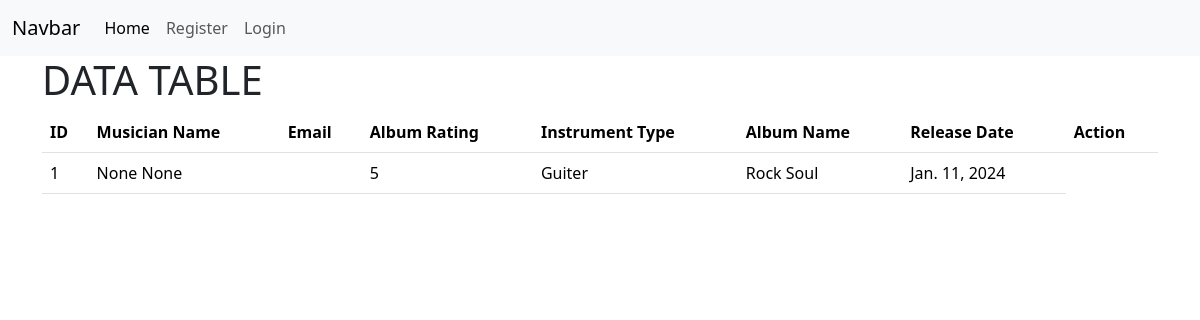
Before: / with the older database file.
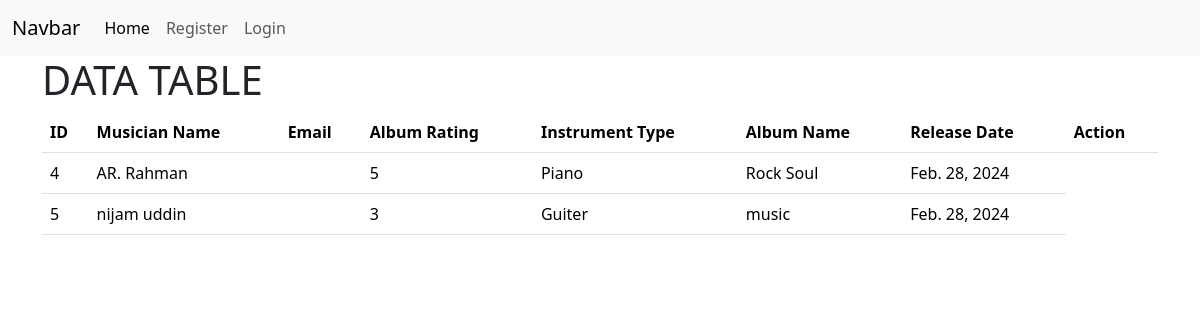
After: the same page with the newer database file.
### app/models.py (models this page shows, shortened)
class Album(models.Model):
    RATING_CHOICES = [
        (1, '1'),
        (2, '2'),
        (3, '3'),
        (4, '4'),
        (5, '5'),
    ]
    album_name = models.CharField( max_length=50)
    musician = models.ForeignKey(Musician, on_delete=models.CASCADE)
    release_date = models.DateField(default=date.today)
    rating = models.IntegerField(choices=RATING_CHOICES )

class Musician(models.Model):
    first_name = models.CharField(blank=True,null=True, max_length=50)
    last_name = models.CharField( blank=True,null=True,max_length=50)
    email= models.EmailField(blank=True,null=True, max_length=254)
    phone_number = models.IntegerField()
    instrument_type = models.CharField(max_length=50)

### app/views.py (the view)
# urls.py: path('',views.home,name="homepage"),
def home(req):
    albums = Album.objects.all()
    return render(req, 'home.html', {'album': albums})

### app/templates/home.html (shortened to what this page needs)
{% extends "base.html" %}
{% block body %}
    <div class="container m-auto">
        <h1>DATA TABLE</h1>
    {% if album %}
    <table class="table">
        <thead>
            <tr>
                <th scope="col">ID</th>
                <th scope="col">Musician Name</th>
                <th scope="col">Email</th>
                <th scope="col">Album Rating</th>
                <th scope="col">Instrument Type</th>
                <th scope="col">Album Name</th>
                <th scope="col">Release Date</th>
                <th scope="col">Action</th>
            </tr>
        </thead>
        <tbody>
      {% for data in album %}
    <tr>
      <td>{{data.musician.id}}</td>
      <td>{{ data.musician.first_name }} {{ data.musician.last_name }}</td>
      <td>{{data.musician.user.email}}</td>
      <td>{{data.rating}}</td>
      <td>{{data.musician.instrument_type}}</td>
      <td>{{data.album_name}}</td>
      <td>{{data.release_date}}</td>
    </tr>
    {% endfor %}
  </tbody>
</table>
    {% else  %}
    <h5 class="text-danger">NO DATA FOUND</h5>
    <h5 class="text-warning">Make sure that you have added both Musician and Author to get result</h5>
    {% endif %}
    </div>
{% endblock body %}

### app/templates/base.html (shortened to what this page needs)
<!DOCTYPE html>
<html lang="en">
<head>
    <link href="https://cdn.jsdelivr.net/npm/bootstrap@5.3.2/dist/css/bootstrap.min.css" rel="stylesheet">
</head>
<body>
    <nav class="navbar navbar-expand-lg bg-body-tertiary">
  <div class="container-fluid">
    <a class="navbar-brand" href="#">Navbar</a>
    <div class="collapse navbar-collapse" id="navbarSupportedContent">
      <ul class="navbar-nav me-auto mb-2 mb-lg-0">
        <li class="nav-item">
          <a class="nav-link active" aria-current="page" href="{% url "homepage" %}">Home</a>
        </li>
        {% if user.is_authenticated %}
          <li class="nav-item">
          <a class="nav-link" href="{% url "add_musician" %}">Add Musician</a>
        </li>
        <li class="nav-item">
          <a class="nav-link" href="{% url "add_album" %}">Add Album</a>
        </li>
        </li>
        <li class="nav-item">
          <a class="nav-link" href="{% url "logout" %}">Logout</a>
        </li>
        {% else %}
        <li class="nav-item">
      <a class="nav-link" href="{% url "register" %}">Register</a>
      </li>
      <li class="nav-item">
      <a class="nav-link" href="{% url "login" %}">Login</a>
      </li>
      {% endif %}
    </div>
  </div>
</nav>
    {% block body %}
    {% endblock body %}
</body>
</html>

Changed rows visible on the page:
removed Album: musician.id "1", musician.first_name "None", musician.last_name "None", rating "5", musician.instrument_type "Guiter", album_name "Rock Soul", release_date "Jan. 11, 2024"
added Album: musician.id "4", musician.first_name "AR.", musician.last_name "Rahman", rating "5", musician.instrument_type "Piano", album_name "Rock Soul", release_date "Feb. 28, 2024"
added Album: musician.id "5", musician.first_name "nijam", musician.last_name "uddin", rating "3", musician.instrument_type "Guiter", album_name "music", release_date "Feb. 28, 2024"
